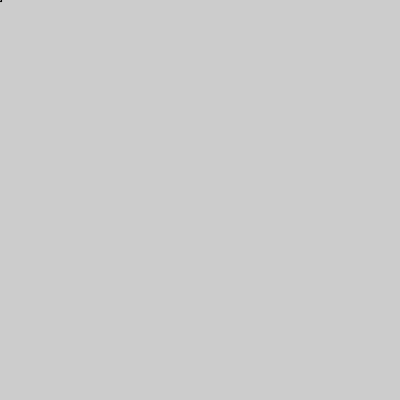
Frame 1 (no input)
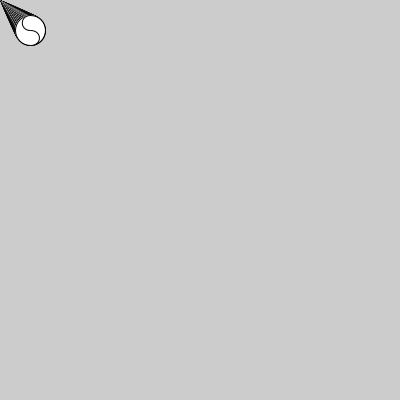
Frame 60 (the mouse pressed at the canvas centre just before this capture)
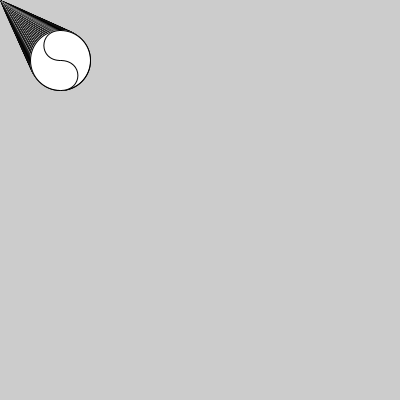
Frame 120 (the mouse held since frame 60 and released just before this capture)

The Processing sketch that drew these frames (run headless with seeded random() and noise(); from frame 60 on, the mouse is pressed at the canvas centre):

// Processing sketch: processing_135277
// ── processing_135277.pde

//Data 1 - Variables
//Exercise #2
/*3. Create a composition that scales proportionally with
different window sizes. Put different values into size() to test.*/

int width = 1;
int height = 1;

void setup(){
size(400, 400);
}

void draw(){

//size(width, height); don't think you can animate the window size change
width = width + 1;
height = height +1;
ellipse(width/2, height/2, width/2, height/2);

//bezier(200,200, 125, 200, 125, 100, 200,100);
bezier(width/2,height/2, width/3.2, height/2, width/3.2, height/4, width/2,height/4);

//bezier(200, 200, 275, 200, 275, 300, 200, 300);
bezier(width/2,height/2, width/1.4545, height/2, width/1.4545, height/1.333, width/2, height/1.333);


}
